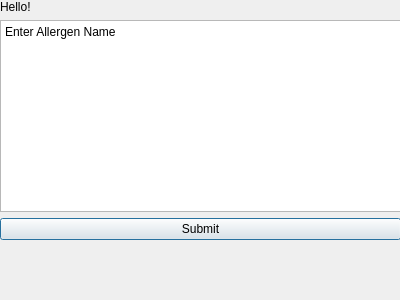
<?xml version="1.0" encoding="UTF-8"?>
<ui version="4.0">
 <class>AddAllergenWindow</class>
 <widget class="QDialog" name="AddAllergenWindow">
  <property name="geometry">
   <rect>
    <x>0</x>
    <y>0</y>
    <width>400</width>
    <height>300</height>
   </rect>
  </property>
  <property name="windowTitle">
   <string>Dialog</string>
  </property>
  <widget class="QWidget" name="gridLayoutWidget">
   <property name="geometry">
    <rect>
     <x>0</x>
     <y>0</y>
     <width>401</width>
     <height>301</height>
    </rect>
   </property>
   <layout class="QGridLayout" name="gridLayout">
    <item row="3" column="0">
     <spacer name="verticalSpacer">
      <property name="orientation">
       <enum>Qt::Vertical</enum>
      </property>
      <property name="sizeHint" stdset="0">
       <size>
        <width>20</width>
        <height>40</height>
       </size>
      </property>
     </spacer>
    </item>
    <item row="1" column="0">
     <widget class="QPlainTextEdit" name="plainTextEdit">
      <property name="plainText">
       <string>Enter Allergen Name
</string>
      </property>
     </widget>
    </item>
    <item row="0" column="0" alignment="Qt::AlignLeft|Qt::AlignTop">
     <widget class="QLabel" name="label">
      <property name="minimumSize">
       <size>
        <width>63</width>
        <height>0</height>
       </size>
      </property>
      <property name="text">
       <string>Hello!</string>
      </property>
     </widget>
    </item>
    <item row="2" column="0">
     <widget class="QPushButton" name="pushButton">
      <property name="text">
       <string>Submit</string>
      </property>
     </widget>
    </item>
   </layout>
  </widget>
 </widget>
 <resources/>
 <connections/>
</ui>
